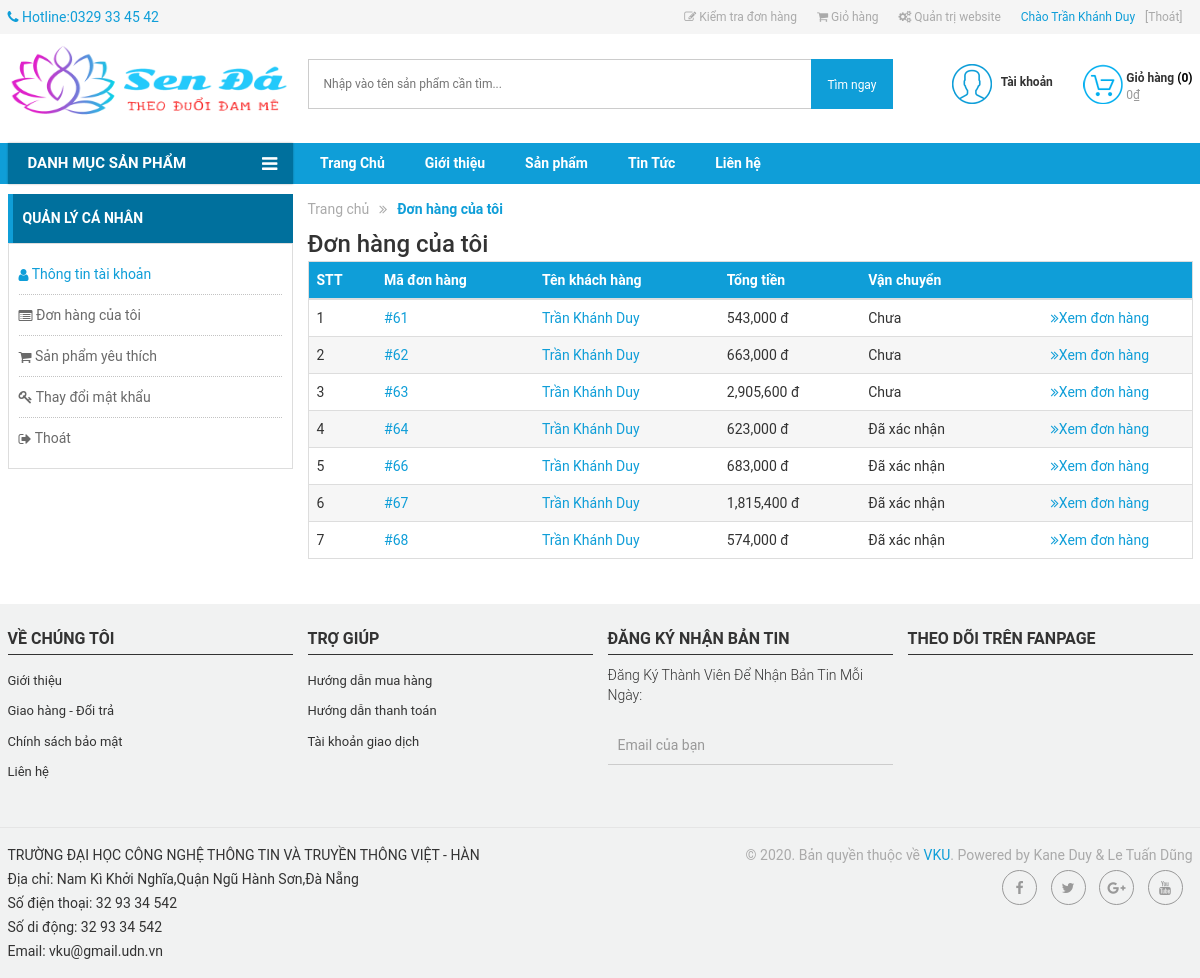
/?act=taikhoan&xuli=myorder (signed in), run on the app's committed database.
### tables this page shows
CREATE TABLE `logo` (
  `Id` int(11) NOT NULL,
  `image` varchar(255) NOT NULL,
  `width` varchar(255) NOT NULL,
  `height` varchar(255) NOT NULL,
  `TrangThai` int(11) NOT NULL
);

CREATE TABLE `menu` (
  `id` int(11) NOT NULL,
  `TenMenu` varchar(255) NOT NULL,
  `Link` varchar(255) NOT NULL,
  `NoiDung` longtext NOT NULL
);

CREATE TABLE `hoadon` (
  `MaHD` int(11) NOT NULL,
  `MaND` int(11) NOT NULL,
  `NgayLap` datetime NOT NULL,
  `NguoiNhan` varchar(50) NOT NULL,
  `SDT` varchar(20) NOT NULL,
  `Email` varchar(255) NOT NULL,
  `DiaChi` varchar(100) NOT NULL,
  `GhiChu` varchar(255) NOT NULL,
  `PhuongThucTT` varchar(20) NOT NULL,
  `TongTien` float NOT NULL,
  `TrangThai` varchar(70) NOT NULL
);

CREATE TABLE `footer` (
  `Id` int(11) NOT NULL,
  `NoiDung` longtext NOT NULL,
  `TrangThai` int(11) NOT NULL
);

### Controllers/LoginController.php (called while the page is built, shortened)
<?php
require_once("Models/login.php");
class LoginController
{
    var $login_model;
    public function __construct()
    {
        $this->login_model = new Login();
    }
    function myorder(){
            $manguoidung=$_SESSION['login']['MaND'];
            $data_myoder=$this->login_model->get_hoadon1($manguoidung);
        $data_menu=$this->login_model->menu(0,5);
          $data_logo=$this->login_model->logo();
        require_once('Views/index.php');
    }
    }

### Models/connection.php (called while the page is built, shortened)
<?php
    class connection{
        function __construct()
        {
            $severname ="localhost";
            $username ="root";
            $password ="";
            $db_name ="senda";
            $this->conn = new mysqli($severname,$username,$password,$db_name);
        }
    }
?>

### Models/login.php (called while the page is built, shortened)
<?php
require_once("model.php");
class Login extends Model
{
    function __construct()
    {
        $conn_obj = new Connection();
        $this->conn = $conn_obj->conn;
    }
}

### Models/model.php (called while the page is built, shortened)
<?php
require_once("connection.php");
class model
{
    var $conn;
    function __construct()
    {
        $conn_obj = new connection();
        $this->conn = $conn_obj->conn;
    }
    function danhmuc()
    {
        $query =  "SELECT * from DanhMuc ";
        require("result.php");
        return $data;
    }
    function chitietdanhmuc($id)
    {
        $query =  "SELECT d.TenDM as Ten, l.* FROM danhmuc as d, loaisanpham as l WHERE d.MaDM = l.MaDM and d.MaDM = $id";
        require("result.php");
        return $data;
    }
    function menu($a,$b){
        $query="SELECT * FROM menu limit $a,$b";
         require("result.php");
        return $data;
    }
   function logo(){
     $query =  "SELECT * from logo where TrangThai= 1 ";
        $result = $this->conn->query($query);
        return $result->fetch_assoc();
   }
     function get_hoadon1($manguoidung){
        $query="SELECT * from hoadon WHERE MaND = $manguoidung ";
        require("result.php");
        return $data;
    }
}

### Models/result.php (called while the page is built, shortened)
<?php
$result = $this->conn->query($query);
$data = array();
while ($row = $result->fetch_assoc()) {
    $data[] = $row;
}
?>

### Views/login/myorder.php (the view, shortened to what this page needs)
<div class="main">
    <div class="container">
        <div class="row">
            <div class="col-md-3">
                <div class="menu-account" >
                    <h3>
                        <span>
                            Quản lý cá nhân
                        </span>
                    </h3>
                    <ul>
                        <li class="active"><a href="?act=taikhoan&xuli=account"><i class="glyphicon fa fa-user"></i> Thông tin tài khoản</a></li>
                        <li><a href="?act=taikhoan&xuli=myorder"><i class="glyphicon fa fa-list-alt"></i> Đơn hàng của tôi</a></li>
                        <li><a href="#"><i class="glyphicon fa fa-shopping-cart"></i> Sản phẩm yêu thích</a></li>
                        <li><a href="?act=taikhoan&xuli=doimk"><i class="fa fa-key"></i> Thay đổi mật khẩu</a></li>
                        <li><a href="javascript:void(0)" ng-click="signOut()"><i class="glyphicon fa fa-sign-out"></i> Thoát</a></li>
                    </ul>
                </div>
            </div>
            <div class="col-md-9">
                <div class="breadcrumb clearfix">
                    <ul>
                        <li  class="home">
                            <a title="Đến trang chủ" href="?act=home" itemprop="url"><span itemprop="title">Trang chủ</span></a>
                        </li>
                        <li class="icon-li"><strong>Đơn hàng của tôi</strong> </li>
                    </ul>
                </div>
                <div class="myorder-content clearfix">
                    <h1 class="title"><span>Đơn hàng của tôi</span></h1>
                    <div class="myorder-block">
                        <div class="table-responsive clearfix myorder-info">
                            <table class="table table-mycart">
                                <thead>
                                    <tr>
                                        <th>STT</th>
                                        <th>Mã đơn hàng</th>
                                        <th>Tên khách hàng</th>
                                        <th>Tổng tiền</th>
                                        <th>Vận chuyển</th>
                                        <th></th>
                                    </tr>
                                </thead>
                                <tbody>
                                     <?php if (isset($_SESSION['login'])) {
                                         $i=0;
                                        foreach ($data_myoder as $value) {
                                        $i++;
                                            ?>
                                    <tr>
                                        <td><?= $i ?></td>
                                        <td><a href="?act=taikhoan&xuli=hoadon&id=<?= $value['MaHD'] ?>">#<?= $value['MaHD'] ?></a></td>
                                        <td><a href="?act=taikhoan&xuli=hoadon&id=<?= $value['MaHD'] ?>"><?= $value['NguoiNhan'] ?></a></td>
                                        <td><?= number_format($value['TongTien']) ?> đ</td>
                                        <?php if($value['TrangThai']==0) {?>
                                        <td>Chưa</td>
                                    <?php } else{ ?>
                                          <td>Đã xác nhận</td>
                                    <?php } ?>
                                        <td class="text-center"><a href="?act=taikhoan&xuli=hoadon&id=<?= $value['MaHD'] ?>"><i class="fa fa-angle-double-right "></i>Xem đơn hàng</a></td>
                                    </tr>
                                  <?php }}
                                         ?>
                                </tbody>
                            </table>
                        </div>
                    </div>
                </div>
            </div>
        </div>
    </div>
</div>

### Views/header_footer/header.php (shortened to what this page needs)
      <div class="wrapper">
            <div class="header">
                <section class="top-link clearfix">
                    <div class="container">
                        <div class="row">
                            <div class="col-md-12">
                                <ul class="nav navbar-nav topmenu-contact pull-left">
                                    <li><i class="fa fa-phone"></i> <span>Hotline:0329 33 45 42</span></li>
                                </ul>
                                <ul class="nav navbar-nav navbar-right topmenu  hidden-xs hidden-sm">
                                    <?php if(isset($_SESSION['login'])) { ?>
                                     <li class="order-check"><a href="?act=checkorder"><i class="fa fa-pencil-square-o"></i> Kiểm tra đơn hàng</a></li>
                                     <li class="order-cart"><a href="?act=cart"><i class="fa fa-shopping-cart"></i> Giỏ hàng</a></li>
                                     <?php  if(isset($_SESSION['isLogin_Admin']) || isset($_SESSION['isLogin_Nhanvien'])){ ?>
                                     <li class="webmaster"><a href="admin/?mod=login"><i class="fa fa-gears"></i> Quản trị website</a></li>
                                      <?php } ?>
                                     <li class="account-info">
                                        <a href="?act=taikhoan&xuli=account">Chào <?=$_SESSION['login']['HoTen']?> </a>
                                        <a class="account-logout" id="btnLogOff" href="?act=taikhoan&xuli=dangxuat" title="">[Thoát] </a>
                                    </li>
                                <?php }
                                    ?>
                                </ul>
                            </div>
                        </div>
                    </div>
                </section>
<header id="header">
    <div id="header_main">
        <div class="container">
            <div class="row">
                <div class="col-lg-3 col-md-3 col-sm-4 col-xs-8">
                    <h1 class="pull-left">
                        <a href="?act=home" class="logo" title="">
                            <img src="public/image/icon/<?=$data_logo['image']?>" style="width: <?=$data_logo['width']?>;height: <?=$data_logo['height']?>" alt="" title="">
                        </a>
                    </h1>
                </div>
                <div class="col-lg-6 col-md-5 col-sm-4 hidden-xs">
                    <div class="search_box">
                        <div class="search_wrapper">
                            <form action="?act=shop" method="POST">
                            <input type="text" placeholder="Nhập vào tên sản phẩm cần tìm..." name="keyword" class="index_input_search" id="txtsearch"  />
                            <button class="btn_search_submit btn " type="submit" id="btnsearch"><span>Tìm ngay</span></button>
                            </form>
                        </div>
                    </div>
                </div>
                <div class="col-lg-3 col-md-4 col-sm-4 col-xs-12">
                    <div class="cart_header">
                        <a href="?act=cart" title="Giỏ hàng">
                            <?php
                           $numberCart=0;
                            $thanhtien = 0;
                        ?>
                            <span class="cart_header_icon"></span>
                            <span class="box_text">
                                <strong class="cart_header_count">Giỏ hàng <span>(<span id="numberCart"><?=$numberCart?></span>)</span></strong>
                                <span class="cart_price"><?=number_format($thanhtien)?>₫</span>
                            </span>
                        </a>
                    </div>
                    <div class="user_login">
                        <div class="user_login_icon"></div>
                        <div class="box_text">
                            <strong>Tài khoản</strong>
                        </div>
                    </div>
                </div>
            </div>
        </div>
    </div>
</header>
    <nav class="navbar-main">
        <div id="mb_mainnav">
            <div class="container">
                <div class="row">
                    <div class="col-md-3 col-sm-12 col-xs-12 vertical_menu">
                        <div id="mb_verticle_menu" class="menu-quick-select">
                            <div class="title_block">
                                <span>Danh mục sản phẩm</span>
                            </div>
                    </div>
                </div>
                <nav class="col-md-9 col-sm-12 col-xs-12 p-l-0">
                    <ul class='menu nav navbar-nav menu_hori'>
                    <?php foreach ($data_menu as $value) { ?>
                            <li class="level0"><a class='' href='<?=$value['Link']?>'><span><?=$value['TenMenu']?></span></a></li>
                        <?php } ?>
                    </ul class='menu nav navbar-nav menu_hori'>
                </nav>
            </div>
        </div>
    </div>
</nav>
</div>

### data on the page
logo: image (picture)
menu: TenMenu "Trang Chủ"
menu: TenMenu "Giới thiệu"
menu: TenMenu "Sản phẩm"
menu: TenMenu "Tin Tức"
menu: TenMenu "Liên hệ"
hoadon: MaHD "61", NguoiNhan "Trần Khánh Duy", TongTien "543,000", TrangThai "Chưa"
hoadon: MaHD "62", NguoiNhan "Trần Khánh Duy", TongTien "663,000", TrangThai "Chưa"
hoadon: MaHD "63", NguoiNhan "Trần Khánh Duy", TongTien "2,905,600", TrangThai "Chưa"
hoadon: MaHD "64", NguoiNhan "Trần Khánh Duy", TongTien "623,000", TrangThai "Đã xác nhận"
hoadon: MaHD "66", NguoiNhan "Trần Khánh Duy", TongTien "683,000", TrangThai "Đã xác nhận"
hoadon: MaHD "67", NguoiNhan "Trần Khánh Duy", TongTien "1,815,400", TrangThai "Đã xác nhận"
hoadon: MaHD "68", NguoiNhan "Trần Khánh Duy", TongTien "574,000", TrangThai "Đã xác nhận"

### other printed values
$_SESSION['login']['HoTen'] "Trần Khánh Duy"
$numberCart "0"
$thanhtien "0"
